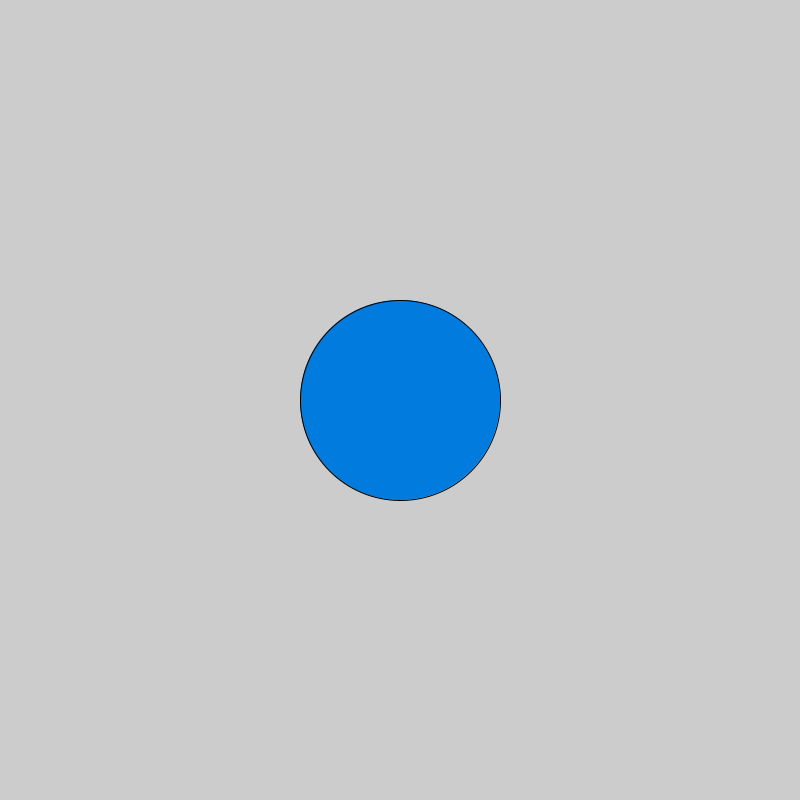
Frame 1 (no input)
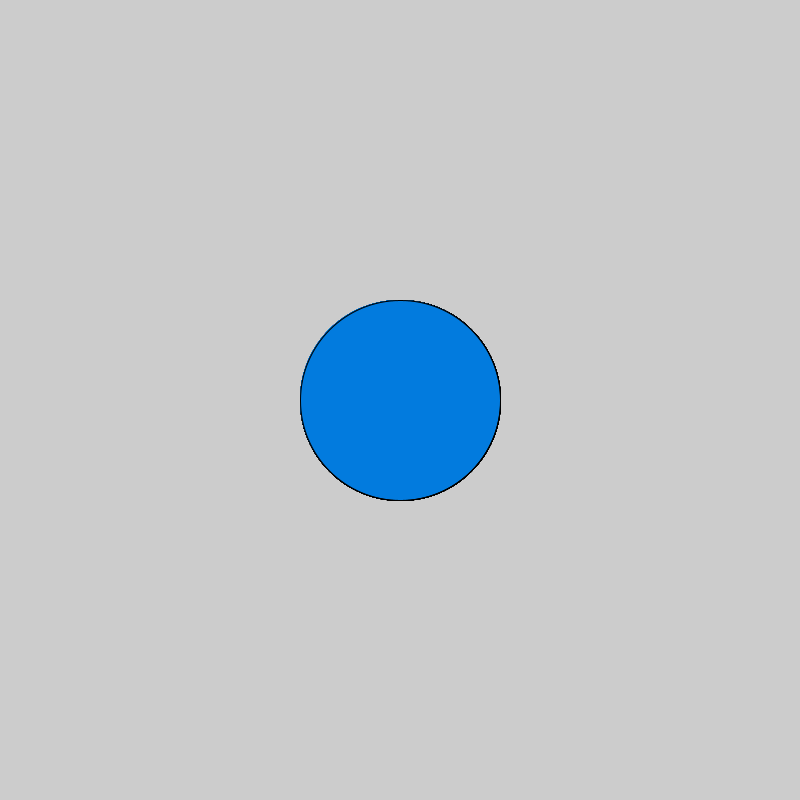
Frame 60 (the mouse pressed at the canvas centre just before this capture)
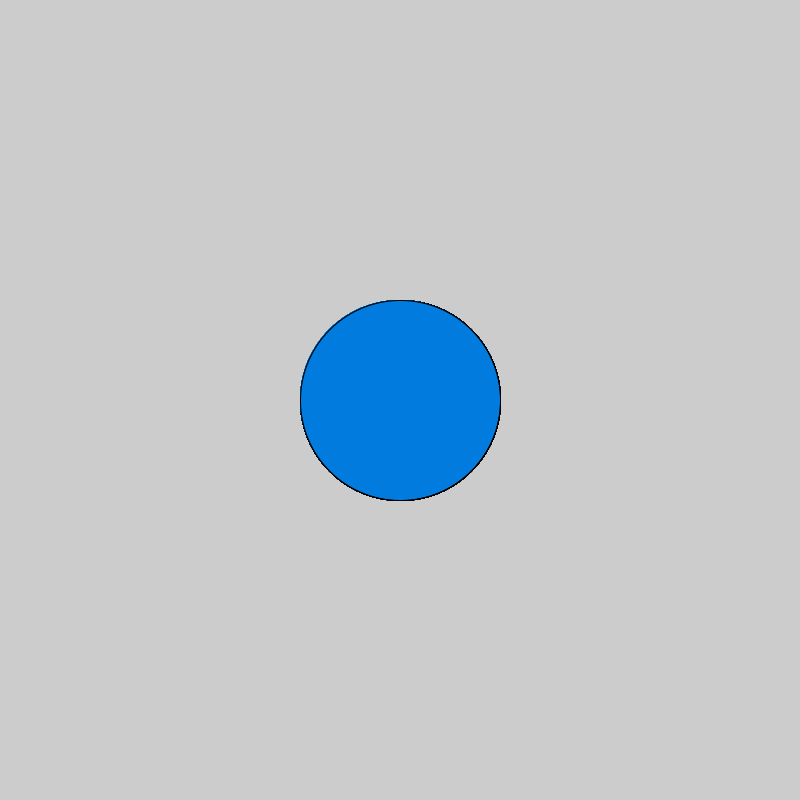
Frame 120 (the mouse held since frame 60 and released just before this capture)

The Processing sketch that drew these frames (run headless with seeded random() and noise(); from frame 60 on, the mouse is pressed at the canvas centre):

// Processing sketch: sketch_160705b
// ── sketch_160705b.pde
 void setup() {
  size(800, 800);
}

void draw() {
  
fill(234,102,54);
{
if(mousePressed);
fill(2,123,222);
ellipse(400,400,200,200);}
}
// Copyright Wintriss Technical Schools 2013
